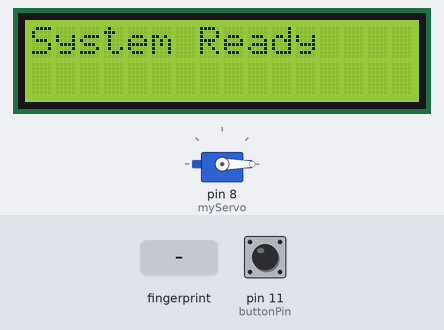
The sketch below on a simulated Arduino Uno, built with avr-gcc and run on an emulated ATmega328P. On the bench: servo, 16×2 character LCD. The test bench sets the inputs (shaded band); at power-on: pin 11 (buttonPin) HIGH. What the sketch prints to the serial monitor is not drawn.

Above: at 5.3 s.
5.4 s: pin 11 (buttonPin) pulled LOW for 0.15 s
At 5.7 s:
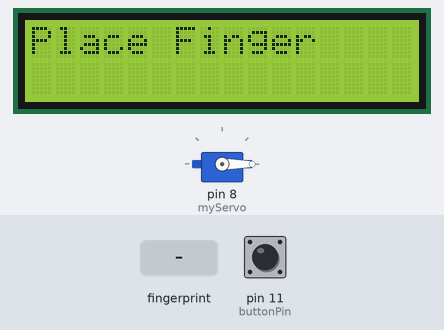
7.0 s: finger stored as number 1 placed on the sensor
At 7.8 s:
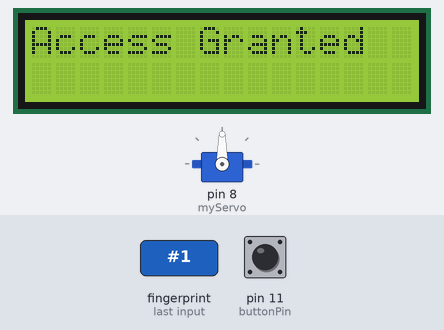
10.0 s: pin 11 (buttonPin) pulled LOW for 3.2 s
At 13.4 s:
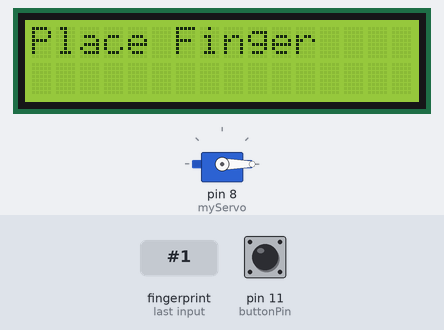
Timing chart, 0 to 14.9 s (numbered marks = the images above; inputs shaded):
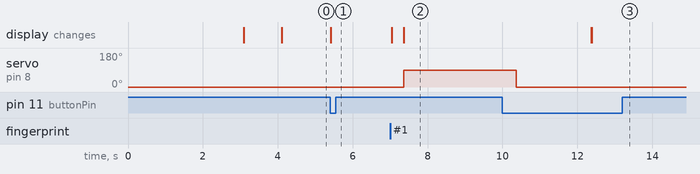

Measured:
- after the input at 5.4 s, the display: changes at once (image 1)
- after the input at 7.0 s, servo on pin 8 (myServo): 0° → 90° after 0.36 s; the display: first changes after 0.05 s (image 2 shows a later state)
- after the input at 10.0 s, the display: first differs from a run without the input after 2.4 s (image 3)

The sketch:

tepbutton.ino
```cpp
#include <Adafruit_Fingerprint.h>
#include <SoftwareSerial.h>
#include <Servo.h>
#include <Wire.h>
#include <LiquidCrystal_I2C.h>

SoftwareSerial mySerial(2, 3);
Adafruit_Fingerprint finger = Adafruit_Fingerprint(&mySerial);

LiquidCrystal_I2C lcd(0x27, 16, 2); // Change address if needed

const int buttonPin = 11;
int buttonState;

Servo myServo;

void setup() {
  Serial.begin(9600);
  pinMode(buttonPin, INPUT_PULLUP);

  myServo.attach(8);
  myServo.write(0);

  lcd.init();
  lcd.backlight();

  // Startup message
  lcd.setCursor(0, 0);
  lcd.print("Fortisim Secure");
  lcd.setCursor(0, 1);
  lcd.print("SIM Tray Lock");
  delay(3000);
  lcd.clear();

  finger.begin(57600);

  if (finger.verifyPassword()) {
    Serial.println("Fingerprint Ready");
    lcd.print("System Ready");
  } else {
    Serial.println("Sensor Error");
    lcd.print("Sensor Error");
    while (1);
  }
}

void loop() {
  buttonState = digitalRead(buttonPin);

  if (buttonState == LOW) {
    Serial.println("Place your finger...");
    lcd.clear();
    lcd.print("Place Finger");

    // Wait for finger
    while (finger.getImage() != FINGERPRINT_OK);

    Serial.println("Finger detected");
    lcd.clear();
    lcd.print("Scanning...");

    if (finger.image2Tz() != FINGERPRINT_OK) {
      Serial.println("Image Error");
      lcd.clear();
      lcd.print("Image Error");
      return;
    }

    if (finger.fingerSearch() == FINGERPRINT_OK) {
      Serial.println("Access Granted");
      lcd.clear();
      lcd.print("Access Granted");

      myServo.write(90);
      delay(3000);
      myServo.write(0);

    } else {
      Serial.println("Access Denied");
      lcd.clear();
      lcd.print("Access Denied");
      delay(2000);

      lcd.clear();
      lcd.print("Mail Sent");   // as per your requirement
    }

    delay(2000);
    lcd.clear();
  }
}
```
